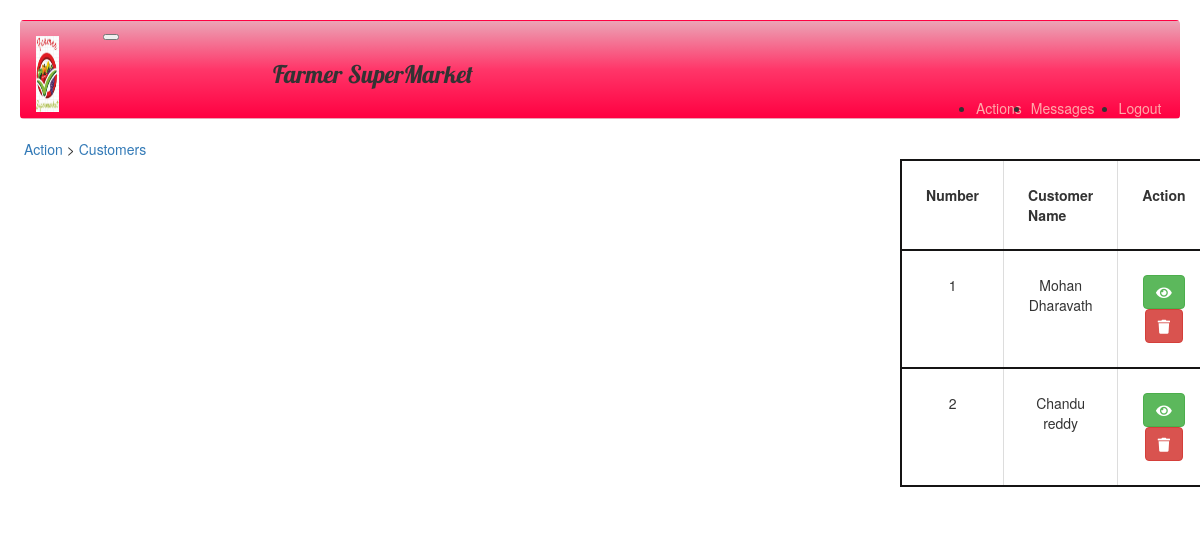
Screenshot of /admin/customers.php (signed in) with the database file from the repository.
### tables this page shows
CREATE TABLE `customers` (
  `customer_id` int(6) UNSIGNED NOT NULL,
  `customer_first_name` varchar(100) NOT NULL,
  `customer_last_name` varchar(100) NOT NULL,
  `customer_phone` bigint(11) NOT NULL,
  `customer_address` text NOT NULL,
  `customer_postcode` varchar(50) NOT NULL,
  `customer_state` varchar(100) NOT NULL,
  `customer_image` varchar(2000) DEFAULT NULL,
  `customer_email` varchar(100) NOT NULL,
  `customer_pass` varchar(200) DEFAULT NULL
);

### admin/customers.php (the view, shortened to what this page needs)
<!DOCTYPE html>
<html lang="en" dir="ltr">
	<head>
    <link rel="stylesheet" href="../bootstrap/bootstrap.min.css">
	<link rel="stylesheet" type="text/css" href="../css/carrers_css.css">
		<link rel="stylesheet" href="https://use.fontawesome.com/releases/v5.9.0/css/all.css">
		<link rel="stylesheet" href="https://use.fontawesome.com/releases/v5.9.0/css/v4-shims.css">
		<link rel="stylesheet" href="https://maxcdn.bootstrapcdn.com/bootstrap/3.4.1/css/bootstrap.min.css">
	</head>
	<body>
		<?php include"header.php"?>
	<nav style="margin-left:2%">
		<a href="">Action</a> >
		<a href="customers.php">Customers</a>
	</nav>
		<div class="container">
			<div class="row">
				<div class="col-3">
					<div class="row">
						<div class="col-8"  style="margin-left: 75%;">
							<table class="table table-bordered text-center" style="border: 2px solid #151414;">
								<tr style="border: 2px solid #151414;">
									<th class="mt-3 mb-4">Number</th>
									<th class="mt-3 mb-4">Customer Name</th>
									<th class="mt-3 mb-4">Action</th>
								</tr>
								<tr style="border: 2px solid #151414;">
									<?php
										$query_statement=mysqli_query($connecti,"SELECT * from customers");
										$no_of_rows=mysqli_num_rows($query_statement);
										if($no_of_rows>0):
											$Each_row_value=0;
												while($Each_row=mysqli_fetch_array($query_statement)):
													$Each_row_value++;
									?>
									<td class="mt-3 mb-4"><?= $Each_row_value?></td>
									<td class="mt-3 mb-4"><?= $Each_row["customer_first_name"]?> <?= $Each_row["customer_last_name"]?></td>
									<td class="mt-3 mb-4">
										<a href='view_customer.php?view=<?= $Each_row['customer_id']?>' class="btn btn-success" title="view customer details">
										  <i class="fas fa-eye"></i>
										</a>
										<a href='delete_customer.php?delete=<?= $Each_row['customer_id']?>' class="btn btn-danger" title="delete customer">
											<i class="fas fa-trash" ></i>
										</a>
									</td>
								</tr>
								<?php
									endwhile;
									endif;
								?>
							</table>
						</div>
					</div>
				</div>
			</div>
		</div>
	</body>
</html>

### css/carrers_css.css (style rules this page uses)
.container { padding-right: 15px; padding-left: 15px; margin-right: auto; margin-left: auto; }
.row { margin-right: -15px; margin-left: -15px; }

### admin/customers.php (style rules this page uses)
.table-bordered>tbody>tr>td, .table-bordered>tbody>tr>th, .table-bordered>tfoot>tr>td, .table-bordered>tfoot>tr>th, .table-bordered>thead>tr>td, .table-bordered>thead>tr>th { border: 1px solid #ddd; }
.table>tbody>tr>td, .table>tbody>tr>th, .table>tfoot>tr>td, .table>tfoot>tr>th, .table>thead>tr>td, .table>thead>tr>th { padding: 24px; line-height: 1.42857143; vertical-align: top; border-top: 1px solid #ddd; }

### rows the page displays
customers: customer_first_name "Mohan", customer_last_name "Dharavath"
customers: customer_first_name "Chandu", customer_last_name "reddy"
